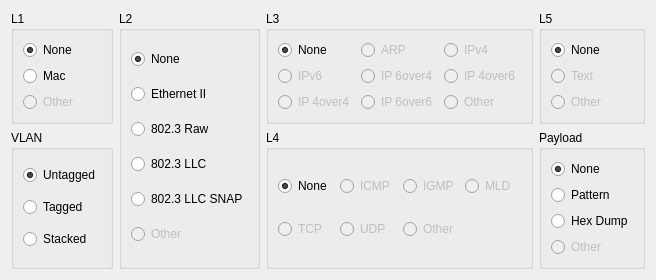
         <widget class="QWidget" name="page" >
          <property name="geometry" >
           <rect>
            <x>0</x>
            <y>0</y>
            <width>592</width>
            <height>269</height>
           </rect>
          </property>
          <attribute name="label" >
           <string>Simple</string>
          </attribute>
          <layout class="QGridLayout" >
           <item row="0" column="0" >
            <widget class="QGroupBox" name="gbL1Proto" >
             <property name="title" >
              <string>L1</string>
             </property>
             <layout class="QVBoxLayout" >
              <item>
               <widget class="QRadioButton" name="rbL1None" >
                <property name="text" >
                 <string>None</string>
                </property>
                <property name="checked" >
                 <bool>true</bool>
                </property>
               </widget>
              </item>
              <item>
               <widget class="QRadioButton" name="rbL1Mac" >
                <property name="text" >
                 <string>Mac</string>
                </property>
                <property name="checked" >
                 <bool>false</bool>
                </property>
               </widget>
              </item>
              <item>
               <widget class="QRadioButton" name="rbL1Other" >
                <property name="enabled" >
                 <bool>false</bool>
                </property>
                <property name="text" >
                 <string>Other</string>
                </property>
               </widget>
              </item>
             </layout>
            </widget>
           </item>
           <item rowspan="2" row="0" column="1" >
            <widget class="QGroupBox" name="gbFrameType" >
             <property name="enabled" >
              <bool>true</bool>
             </property>
             <property name="title" >
              <string>L2</string>
             </property>
             <layout class="QVBoxLayout" >
              <item>
               <widget class="QRadioButton" name="rbFtNone" >
                <property name="text" >
                 <string>None</string>
                </property>
                <property name="checked" >
                 <bool>true</bool>
                </property>
               </widget>
              </item>
              <item>
               <widget class="QRadioButton" name="rbFtEthernet2" >
                <property name="text" >
                 <string>Ethernet II</string>
                </property>
                <property name="checked" >
                 <bool>false</bool>
                </property>
               </widget>
              </item>
              <item>
               <widget class="QRadioButton" name="rbFt802Dot3Raw" >
                <property name="text" >
                 <string>802.3 Raw</string>
                </property>
               </widget>
              </item>
              <item>
               <widget class="QRadioButton" name="rbFt802Dot3Llc" >
                <property name="text" >
                 <string>802.3 LLC</string>
                </property>
                <property name="checked" >
                 <bool>false</bool>
                </property>
               </widget>
              </item>
              <item>
               <widget class="QRadioButton" name="rbFtLlcSnap" >
                <property name="text" >
                 <string>802.3 LLC SNAP</string>
                </property>
               </widget>
              </item>
              <item>
               <widget class="QRadioButton" name="rbFtOther" >
                <property name="enabled" >
                 <bool>false</bool>
                </property>
                <property name="text" >
                 <string>Other</string>
                </property>
               </widget>
              </item>
             </layout>
            </widget>
           </item>
           <item row="0" column="2" >
            <widget class="QGroupBox" name="gbL3Proto" >
             <property name="enabled" >
              <bool>true</bool>
             </property>
             <property name="title" >
              <string>L3</string>
             </property>
             <layout class="QGridLayout" >
              <item row="0" column="0" >
               <widget class="QRadioButton" name="rbL3None" >
                <property name="text" >
                 <string>None</string>
                </property>
                <property name="checked" >
                 <bool>true</bool>
                </property>
               </widget>
              </item>
              <item row="0" column="1" >
               <widget class="QRadioButton" name="rbL3Arp" >
                <property name="enabled" >
                 <bool>false</bool>
                </property>
                <property name="text" >
                 <string>ARP</string>
                </property>
               </widget>
              </item>
              <item row="0" column="2" >
               <widget class="QRadioButton" name="rbL3Ipv4" >
                <property name="enabled" >
                 <bool>false</bool>
                </property>
                <property name="text" >
                 <string>IPv4</string>
                </property>
                <property name="checked" >
                 <bool>false</bool>
                </property>
               </widget>
              </item>
              <item row="1" column="0" >
               <widget class="QRadioButton" name="rbL3Ipv6" >
                <property name="enabled" >
                 <bool>false</bool>
                </property>
                <property name="text" >
                 <string>IPv6</string>
                </property>
               </widget>
              </item>
              <item row="1" column="1" >
               <widget class="QRadioButton" name="rbL3Ip6over4" >
                <property name="enabled" >
                 <bool>false</bool>
                </property>
                <property name="text" >
                 <string>IP 6over4</string>
                </property>
                <property name="checked" >
                 <bool>false</bool>
                </property>
               </widget>
              </item>
              <item row="1" column="2" >
               <widget class="QRadioButton" name="rbL3Ip4over6" >
                <property name="enabled" >
                 <bool>false</bool>
                </property>
                <property name="text" >
                 <string>IP 4over6</string>
                </property>
                <property name="checked" >
                 <bool>false</bool>
                </property>
               </widget>
              </item>
              <item row="2" column="0" >
               <widget class="QRadioButton" name="rbL3Ip4over4" >
                <property name="enabled" >
                 <bool>false</bool>
                </property>
                <property name="text" >
                 <string>IP 4over4</string>
                </property>
                <property name="checked" >
                 <bool>false</bool>
                </property>
               </widget>
              </item>
              <item row="2" column="1" >
               <widget class="QRadioButton" name="rbL3Ip6over6" >
                <property name="enabled" >
                 <bool>false</bool>
                </property>
                <property name="text" >
                 <string>IP 6over6</string>
                </property>
                <property name="checked" >
                 <bool>false</bool>
                </property>
               </widget>
              </item>
              <item row="2" column="2" >
               <widget class="QRadioButton" name="rbL3Other" >
                <property name="enabled" >
                 <bool>false</bool>
                </property>
                <property name="text" >
                 <string>Other</string>
                </property>
               </widget>
              </item>
             </layout>
            </widget>
           </item>
           <item row="0" column="3" >
            <widget class="QGroupBox" name="gbL5Proto" >
             <property name="enabled" >
              <bool>true</bool>
             </property>
             <property name="title" >
              <string>L5</string>
             </property>
             <layout class="QVBoxLayout" >
              <item>
               <widget class="QRadioButton" name="rbL5None" >
                <property name="text" >
                 <string>None</string>
                </property>
                <property name="checked" >
                 <bool>true</bool>
                </property>
               </widget>
              </item>
              <item>
               <widget class="QRadioButton" name="rbL5Text" >
                <property name="enabled" >
                 <bool>false</bool>
                </property>
                <property name="text" >
                 <string>Text</string>
                </property>
               </widget>
              </item>
              <item>
               <widget class="QRadioButton" name="rbL5Other" >
                <property name="enabled" >
                 <bool>false</bool>
                </property>
                <property name="text" >
                 <string>Other</string>
                </property>
               </widget>
              </item>
             </layout>
            </widget>
           </item>
           <item row="1" column="0" >
            <widget class="QGroupBox" name="gbVlan" >
             <property name="enabled" >
              <bool>true</bool>
             </property>
             <property name="title" >
              <string>VLAN</string>
             </property>
             <property name="checkable" >
              <bool>false</bool>
             </property>
             <property name="checked" >
              <bool>false</bool>
             </property>
             <layout class="QVBoxLayout" >
              <item>
               <widget class="QRadioButton" name="rbVlanNone" >
                <property name="text" >
                 <string>Untagged</string>
                </property>
                <property name="checked" >
                 <bool>true</bool>
                </property>
               </widget>
              </item>
              <item>
               <widget class="QRadioButton" name="rbVlanSingle" >
                <property name="text" >
                 <string>Tagged</string>
                </property>
               </widget>
              </item>
              <item>
               <widget class="QRadioButton" name="rbVlanDouble" >
                <property name="text" >
                 <string>Stacked</string>
                </property>
               </widget>
              </item>
             </layout>
            </widget>
           </item>
           <item row="1" column="2" >
            <widget class="QGroupBox" name="gbL4Proto" >
             <property name="enabled" >
              <bool>true</bool>
             </property>
             <property name="title" >
              <string>L4</string>
             </property>
             <layout class="QGridLayout" >
              <item row="0" column="0" >
               <widget class="QRadioButton" name="rbL4None" >
                <property name="text" >
                 <string>None</string>
                </property>
                <property name="checked" >
                 <bool>true</bool>
                </property>
               </widget>
              </item>
              <item row="0" column="1" >
               <widget class="QRadioButton" name="rbL4Icmp" >
                <property name="enabled" >
                 <bool>false</bool>
                </property>
                <property name="text" >
                 <string>ICMP</string>
                </property>
               </widget>
              </item>
              <item row="0" column="2" >
               <widget class="QRadioButton" name="rbL4Igmp" >
                <property name="enabled" >
                 <bool>false</bool>
                </property>
                <property name="text" >
                 <string>IGMP</string>
                </property>
               </widget>
              </item>
              <item row="1" column="0" >
               <widget class="QRadioButton" name="rbL4Tcp" >
                <property name="enabled" >
                 <bool>false</bool>
                </property>
                <property name="text" >
                 <string>TCP</string>
                </property>
               </widget>
              </item>
              <item row="1" column="1" >
               <widget class="QRadioButton" name="rbL4Udp" >
                <property name="enabled" >
                 <bool>false</bool>
                </property>
                <property name="text" >
                 <string>UDP</string>
                </property>
               </widget>
              </item>
              <item row="1" column="2" >
               <widget class="QRadioButton" name="rbL4Other" >
                <property name="enabled" >
                 <bool>false</bool>
                </property>
                <property name="text" >
                 <string>Other</string>
                </property>
               </widget>
              </item>
              <item row="0" column="3" >
               <widget class="QRadioButton" name="rbL4Mld" >
                <property name="enabled" >
                 <bool>false</bool>
                </property>
                <property name="text" >
                 <string>MLD</string>
                </property>
               </widget>
              </item>
             </layout>
            </widget>
           </item>
           <item row="1" column="3" >
            <widget class="QGroupBox" name="gbPayloadProto" >
             <property name="enabled" >
              <bool>true</bool>
             </property>
             <property name="title" >
              <string>Payload</string>
             </property>
             <layout class="QVBoxLayout" >
              <item>
               <widget class="QRadioButton" name="rbPayloadNone" >
                <property name="text" >
                 <string>None</string>
                </property>
                <property name="checked" >
                 <bool>true</bool>
                </property>
               </widget>
              </item>
              <item>
               <widget class="QRadioButton" name="rbPayloadPattern" >
                <property name="text" >
                 <string>Pattern</string>
                </property>
                <property name="checked" >
                 <bool>false</bool>
                </property>
               </widget>
              </item>
              <item>
               <widget class="QRadioButton" name="rbPayloadHexDump" >
                <property name="text" >
                 <string>Hex Dump</string>
                </property>
               </widget>
              </item>
              <item>
               <widget class="QRadioButton" name="rbPayloadOther" >
                <property name="enabled" >
                 <bool>false</bool>
                </property>
                <property name="text" >
                 <string>Other</string>
                </property>
               </widget>
              </item>
             </layout>
            </widget>
           </item>
          </layout>
         </widget>
